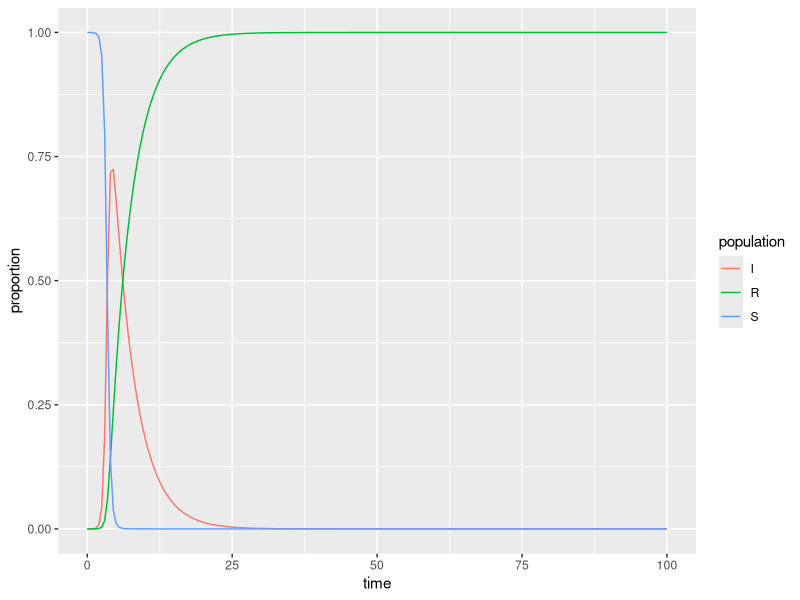

The R script that drew this image:
## ---- chunk 1
#| message: false
#| warning: false
library(tidyverse)
library(deSolve)
## ---- chunk 2
# Proportion in each compartment: Susceptible 0.999999, Infected 0.000001, Recovered 0 (these are directly from the example linked above) ----
init <- c(S = 1-1e-5, I = 1e-5, R = 0.0)

# beta: infection parameter; gamma: recovery parameter ----
parameters <- c(beta = 3.6, gamma = 0.261)

# time frame ----
times <- seq(0, 100, by = 0.5)
## ---- chunk 3
# Build the function with all ----
sir <- function(time, init, parameters) {

  with(as.list(c(init, parameters)), {
    dS <- -beta * S * I
    dI <-  beta * S * I - gamma * I
    dR <-  gamma * I
    
    return(list(c(dS, dI, dR)))
    
  })
  
}
## ---- chunk 4
# Solve using `deSolve::ode()` ----
approximation <- ode(y = init, times = times, func = sir, parms = parameters)
## ---- chunk 5
# Get output into a data frame ----
approx_df <- as.data.frame(approximation)

# Pivot longer so R will do the work for us ----
approx_long <- approx_df %>% 
  pivot_longer(cols = S:R, names_to = "population", values_to = "proportion")
## ---- chunk 6
ggplot(data = approx_long, aes(x = time, y = proportion)) +
  geom_line(aes(color = population))
